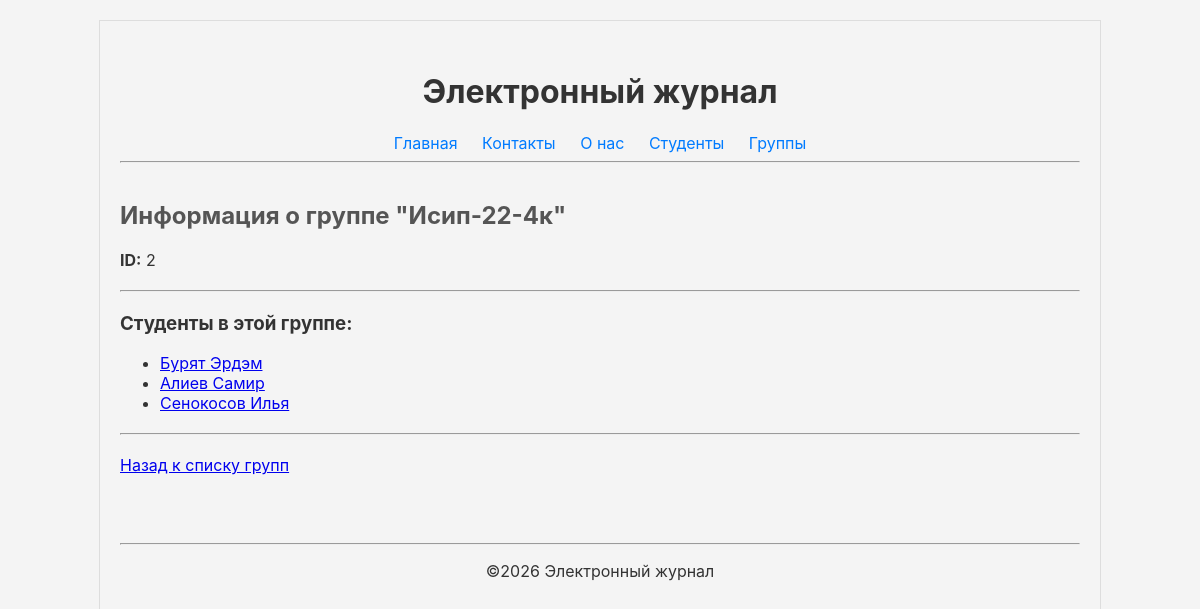
Screenshot of /groups/2/ with the database file from the repository.
### journal/models.py (models this page shows, shortened)
class Group(models.Model):
    name = models.CharField(max_length=100)

class Student(models.Model):
    first_name = models.CharField(max_length=50)
    last_name = models.CharField(max_length=50)
    group = models.ForeignKey(Group, on_delete=models.CASCADE, related_name='students')
    def __str__(self):
        return f'{ self.last_name } {self.first_name }'

### journal/views.py (the view)
# urls.py: path('groups/<int:group_id>/', views.group_detail_view, name='group_detail'),
def group_detail_view(request, group_id):
    group = Group.objects.get(pk=group_id)
    students_in_group = group.students.all()
    context = {
        'group': group,
        'students': students_in_group,
    }
    return render(request, 'journal/group_detail.html', context)

### journal/templates/journal/group_detail.html (shortened to what this page needs)
{% extends 'base.html' %}
{% block content %}
    <h2>Информация о группе "{{ group.name }}"</h2>
    <p><strong>ID:</strong> {{ group.id }}</p>
    <hr style="margin: 20px 0;">
    <h3>Студенты в этой группе:</h3>
    {% if students %}
        <ul>
            {% for student in students %}
                <li>
                    <a href="{% url 'student_detail' student_id=student.id %}">
                        {{ student }}
                    </a>
                </li>
            {% endfor %}
        </ul>
    {% else %}
        <p>В этой группе пока нет студентов.</p>
    {% endif %}
    <hr style="margin: 20px 0;">
    <a href="{% url 'groups' %}">Назад к списку групп</a>
{% endblock %}

### static/css/style.css (style rules this page uses)
body { font-family: Inter; background-color: #f4f4f4; color: #333; width: 80%; max-width: 960px; margin: 20px auto; border: 1px solid #ddd; padding: 20px; }
main h2 { color: #555 }

### rows the page displays
Group: name "Исип-22-4к", id "2"
Student: last_name+first_name "Бурят Эрдэм"
Student: last_name+first_name "Алиев Самир"
Student: last_name+first_name "Сенокосов Илья"
